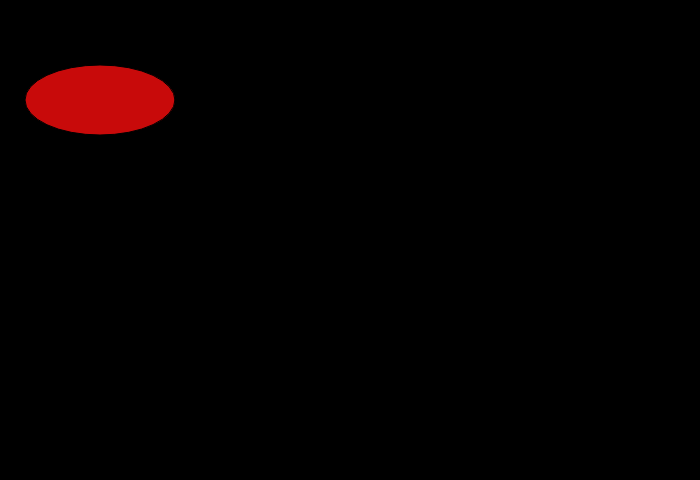
Frame 1 (no input)
Frame 60 (no input): identical to frame 1, image omitted
Frame 120 (the mouse pressed at the canvas centre since frame 60): identical to frame 1, image omitted

The p5.js sketch that drew this single still picture (run headless with seeded random() and noise() and a simulated clock; from frame 60 on, the mouse is pressed at the canvas centre):

// p5.js sketch
// ── sketch.js
function setup() {
  createCanvas(700, 480);
}

function draw() {
  background(0);
  fill(200,10,10);
  ellipse(100,100,150,70);
}
